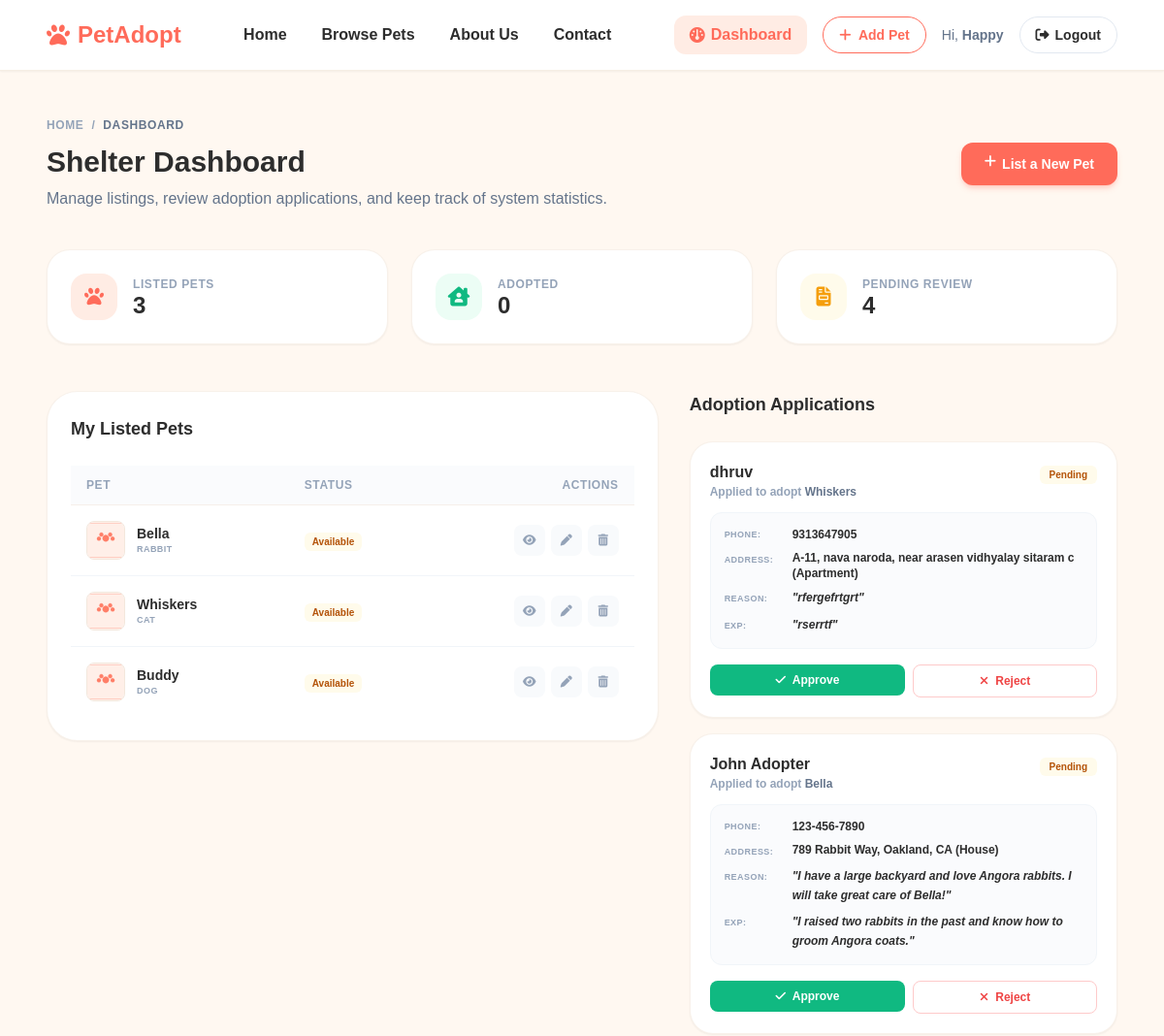
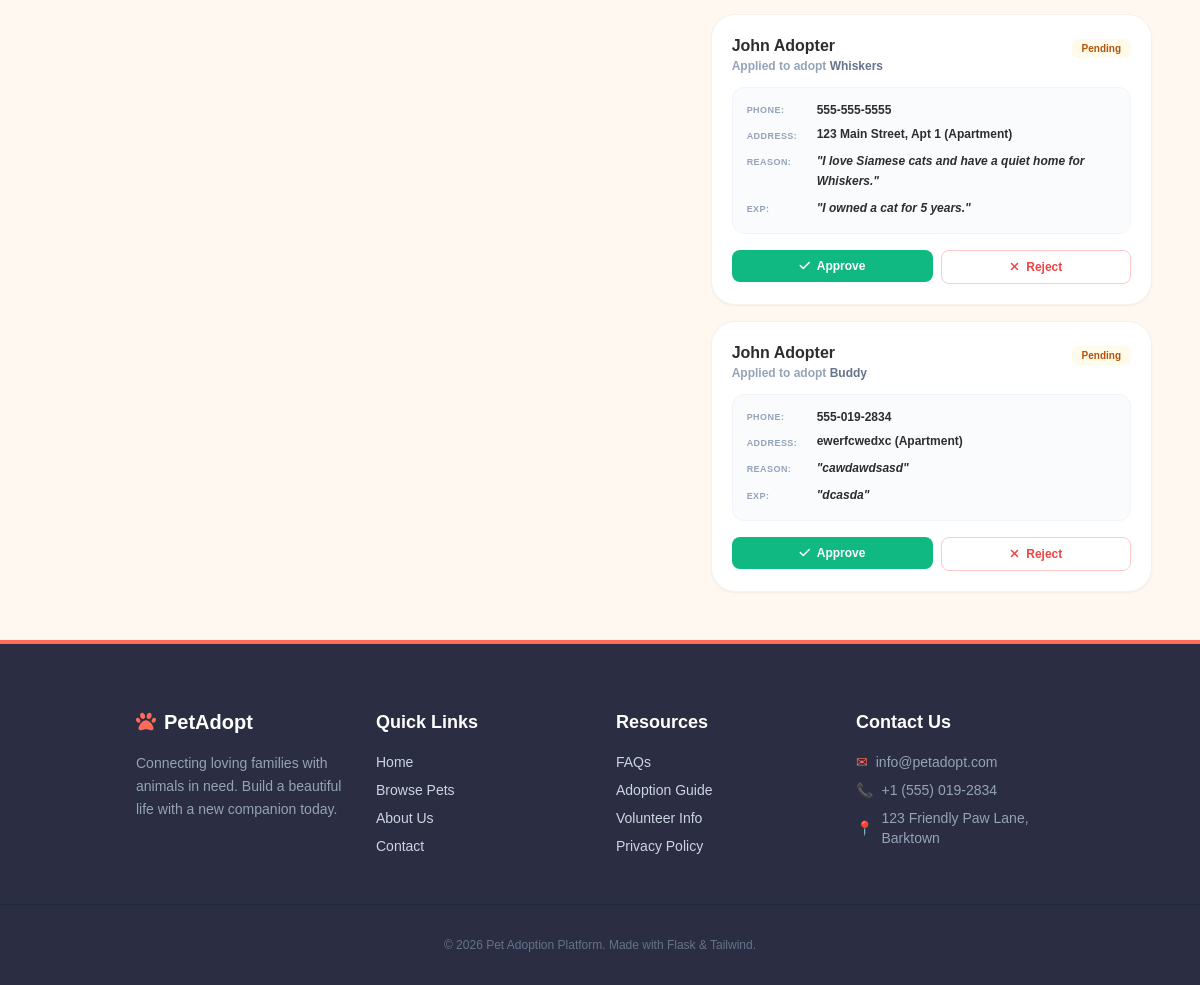
Before: /dashboard (signed in) with the older database file (2 pictures, top to bottom).
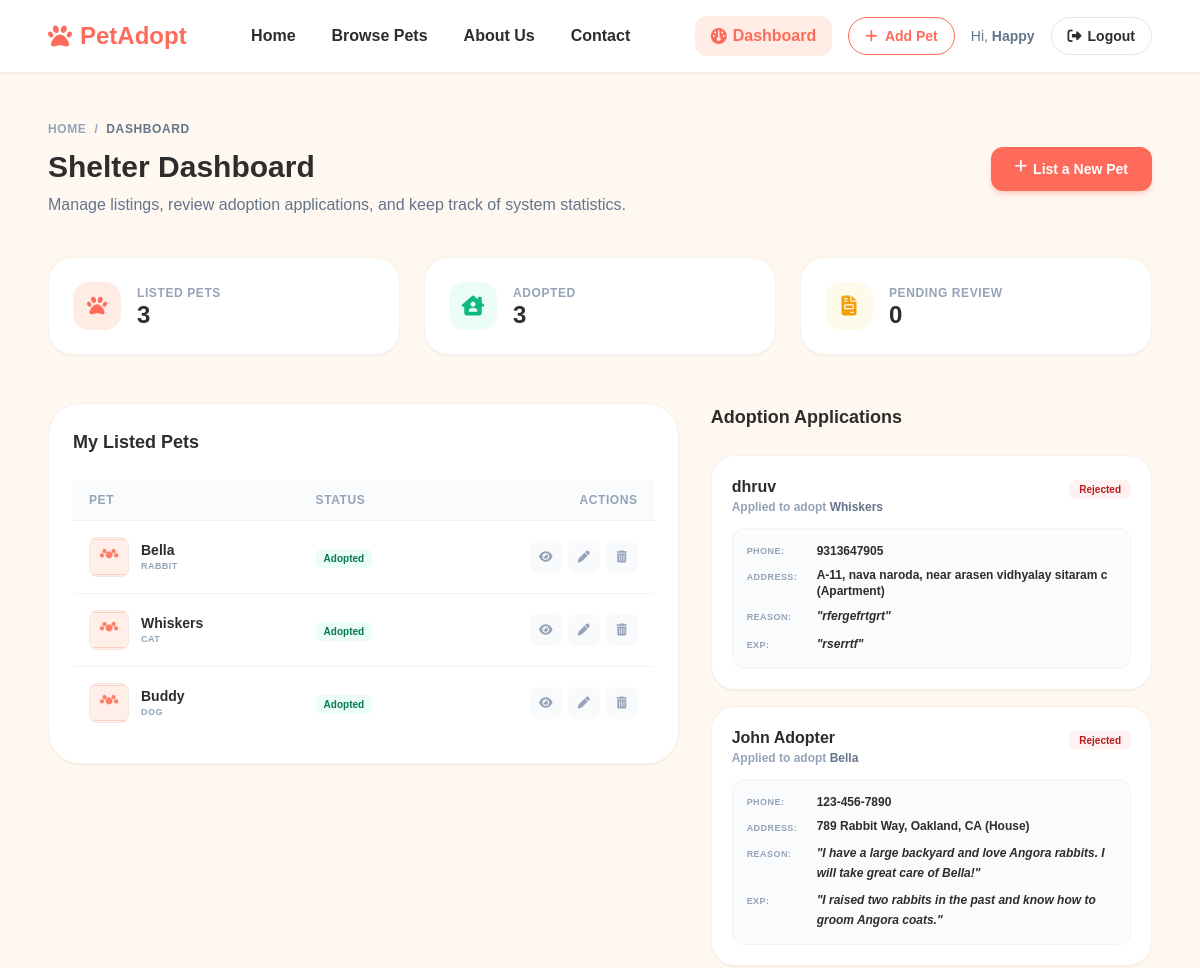
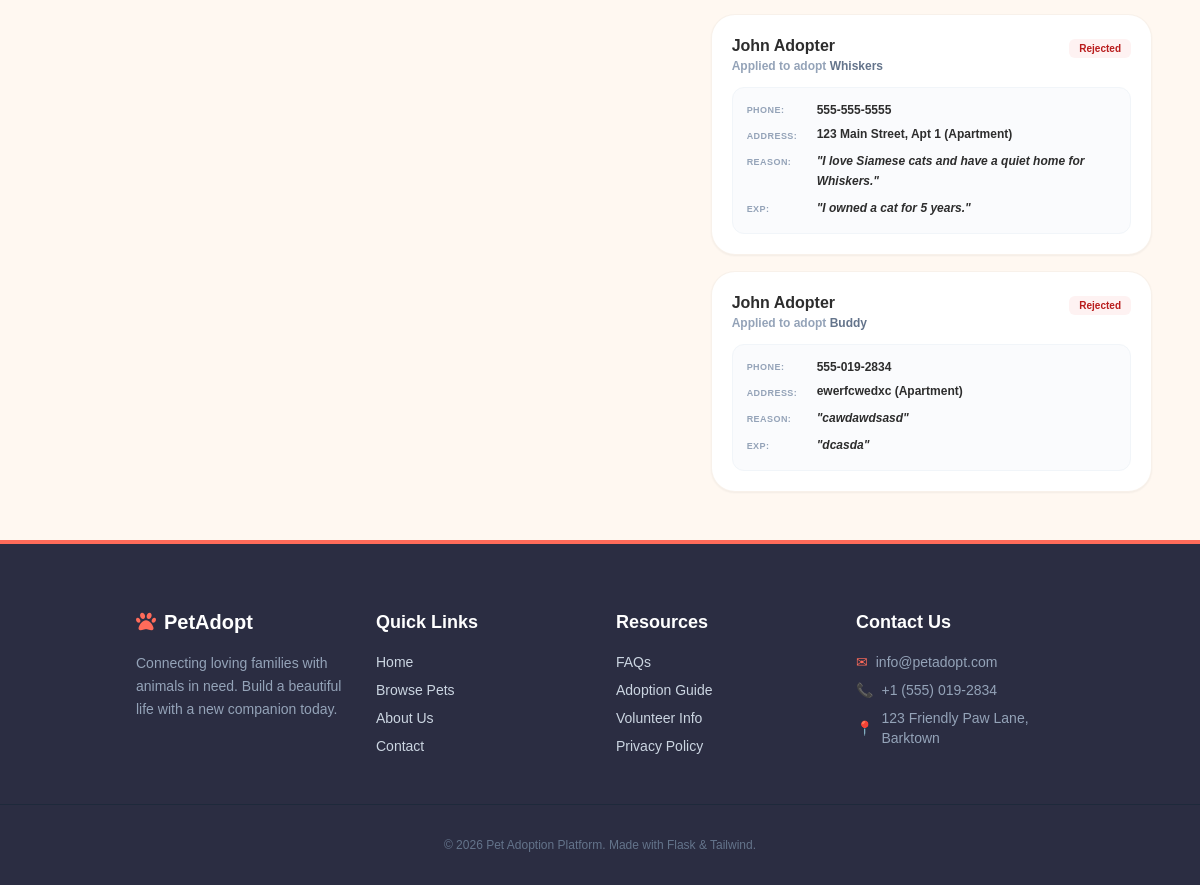
After: the same page with the newer database file (2 pictures, top to bottom).
### models.py (models this page shows, shortened)
class Pet(db.Model):
    __tablename__ = 'pets'
    id = db.Column(db.Integer, primary_key=True)
    name = db.Column(db.String(100), nullable=False)
    species = db.Column(db.String(50), nullable=False)  # Dog, Cat, Rabbit, Bird, Other
    breed = db.Column(db.String(100), nullable=True)
    age = db.Column(db.Integer, nullable=True)
    gender = db.Column(db.String(20), nullable=False)  # Male, Female
    size = db.Column(db.String(20), nullable=False)  # Small, Medium, Large
    color = db.Column(db.String(50), nullable=True)
    description = db.Column(db.Text, nullable=True)
    photo = db.Column(db.String(255), nullable=True, default='default_pet.png')
    location = db.Column(db.String(100), nullable=False)
    vaccinated = db.Column(db.Boolean, default=False)
    is_adopted = db.Column(db.Boolean, default=False)
    shelter_id = db.Column(db.Integer, db.ForeignKey('users.id'), nullable=False)
    created_at = db.Column(db.DateTime, default=datetime.utcnow)
    applications = db.relationship('AdoptionApplication', backref='pet', lazy=True, cascade="all, delete-orphan")

class AdoptionApplication(db.Model):
    __tablename__ = 'adoption_applications'
    id = db.Column(db.Integer, primary_key=True)
    pet_id = db.Column(db.Integer, db.ForeignKey('pets.id'), nullable=False)
    applicant_id = db.Column(db.Integer, db.ForeignKey('users.id'), nullable=False)
    full_name = db.Column(db.String(100), nullable=False)
    phone = db.Column(db.String(20), nullable=False)
    address = db.Column(db.String(255), nullable=False)
    home_type = db.Column(db.String(50), nullable=False)  # Apartment, House, Farmhouse, Other
    reason = db.Column(db.Text, nullable=False)
    previous_pet_experience = db.Column(db.Text, nullable=True)
    status = db.Column(db.String(20), nullable=False, default='pending')  # pending, approved, rejected
    applied_at = db.Column(db.DateTime, default=datetime.utcnow)

### admin_routes.py (the view, shortened to what this page needs)
@admin_bp.route('/dashboard')
@login_required
def dashboard():
    if current_user.role == 'adopter':
        return redirect(url_for('adoptions.my_applications'))
    elif current_user.role == 'shelter':
        pets = Pet.query.filter_by(shelter_id=current_user.id).order_by(Pet.created_at.desc()).all()
        applications = AdoptionApplication.query.join(Pet).filter(
            Pet.shelter_id == current_user.id
        ).order_by(AdoptionApplication.applied_at.desc()).all()
        total_pets = len(pets)
        adopted_pets = sum(1 for p in pets if p.is_adopted)
        pending_apps = sum(1 for a in applications if a.status == 'pending')
        return render_template('admin/dashboard.html',
                               role='shelter',
                               pets=pets,
                               applications=applications,
                               total_pets=total_pets,
                               adopted_pets=adopted_pets,
                               pending_apps=pending_apps)
    else:
        abort(403)

### templates/admin/dashboard.html (shortened to what the changed rows need)
{% extends 'base.html' %}
{% block content %}
<div class="container mx-auto max-w-7xl px-6 md:px-12 py-12 text-left">
    <div class="mb-10 flex flex-col md:flex-row md:items-center justify-between gap-6 animate-fade-in-up">
        <div>
            <h1 class="text-3xl font-black text-dark mb-2">{% if role == 'admin' %}Administrator{% else %}Shelter{% endif %} Dashboard</h1>
        </div>
    </div>
    {% if role == 'shelter' %}
        <div class="grid grid-cols-1 sm:grid-cols-3 gap-6 mb-12 animate-fade-in-up" style="animation-delay: 100ms;">
            <div class="bg-white border border-border/60 rounded-3xl p-6 shadow-sm flex items-center gap-4">
                <div class="w-12 h-12 bg-primary-light text-primary rounded-2xl flex items-center justify-center text-xl flex-shrink-0">
                    <i class="fa-solid fa-paw"></i>
                </div>
                <div>
                    <span class="block text-xs font-bold text-slate-400 uppercase tracking-wider mb-0.5">Listed Pets</span>
                    <strong class="text-2xl font-black text-dark leading-none block">{{ total_pets }}</strong>
                </div>
            </div>
            <div class="bg-white border border-border/60 rounded-3xl p-6 shadow-sm flex items-center gap-4">
                <div class="w-12 h-12 bg-emerald-50 text-emerald-500 rounded-2xl flex items-center justify-center text-xl flex-shrink-0">
                    <i class="fa-solid fa-house-chimney-user"></i>
                </div>
                <div>
                    <span class="block text-xs font-bold text-slate-400 uppercase tracking-wider mb-0.5">Adopted</span>
                    <strong class="text-2xl font-black text-dark leading-none block">{{ adopted_pets }}</strong>
                </div>
            </div>
            <div class="bg-white border border-border/60 rounded-3xl p-6 shadow-sm flex items-center gap-4">
                <div class="w-12 h-12 bg-amber-50 text-amber-500 rounded-2xl flex items-center justify-center text-xl flex-shrink-0">
                    <i class="fa-solid fa-file-invoice"></i>
                </div>
                <div>
                    <span class="block text-xs font-bold text-slate-400 uppercase tracking-wider mb-0.5">Pending Review</span>
                    <strong class="text-2xl font-black text-dark leading-none block">{{ pending_apps }}</strong>
                </div>
            </div>
        </div>
        <div class="grid grid-cols-1 lg:grid-cols-12 gap-8 items-start animate-fade-in-up" style="animation-delay: 200ms;">
            <div class="lg:col-span-7 bg-white border border-border/60 rounded-[32px] p-6 shadow-sm">
                <div class="flex justify-between items-center mb-6">
                    <h2 class="text-lg font-black text-dark">My Listed Pets</h2>
                </div>
                {% if pets %}
                    <div class="overflow-x-auto">
                        <table class="w-full text-left border-collapse">
                            <thead>
                                <tr class="bg-slate-50/70 border-b border-border/60">
                                    <th class="py-3 px-4 text-xs font-bold text-slate-400 uppercase tracking-wider">Pet</th>
                                    <th class="py-3 px-4 text-xs font-bold text-slate-400 uppercase tracking-wider">Status</th>
                                    <th class="py-3 px-4 text-xs font-bold text-slate-400 uppercase tracking-wider text-right">Actions</th>
                                </tr>
                            </thead>
                            <tbody class="divide-y divide-slate-100">
                                {% for pet in pets %}
                                    <tr class="hover:bg-slate-50/30 transition-colors">
                                        <td class="py-4 px-4">
                                            <div class="flex items-center gap-3">
                                                <div class="w-10 h-10 rounded-lg overflow-hidden border border-border flex-shrink-0 bg-slate-50">
                                                    {% if pet.photo %}
                                                        <img src="{{ url_for('static', filename='uploads/pet_photos/' + pet.photo) }}" alt="{{ pet.name }}" class="w-full h-full object-cover">
                                                    {% else %}
                                                        <img src="{{ url_for('static', filename='uploads/pet_photos/default_pet.png') }}" alt="{{ pet.name }}" class="w-full h-full object-cover">
                                                    {% endif %}
                                                </div>
                                                <div>
                                                    <h4 class="text-sm font-black text-dark">{{ pet.name }}</h4>
                                                    <p class="text-[9px] text-slate-400 font-bold uppercase tracking-wider">{{ pet.species }}</p>
                                                </div>
                                            </div>
                                        </td>
                                        <td class="py-4 px-4">
                                            {% if pet.is_adopted %}
                                                <span class="inline-flex items-center text-[10px] font-bold px-2 py-0.5 bg-emerald-50 text-emerald-700 rounded-md">Adopted</span>
                                            {% else %}
                                                <span class="inline-flex items-center text-[10px] font-bold px-2 py-0.5 bg-amber-50 text-amber-700 rounded-md">Available</span>
                                            {% endif %}
                                        </td>
                                        <td class="py-4 px-4 text-right">
                                            <div class="flex justify-end items-center gap-1.5">
                                                <a
                                                  href="{{ url_for('pets.pet_detail', pet_id=pet.id) }}"
                                                  class="w-8 h-8 rounded-lg bg-slate-50 text-slate-400 hover:text-primary hover:bg-primary-light flex items-center justify-center transition-colors"
                                                  title="View details"
                                                >
                                                    <i class="fa-solid fa-eye text-xs"></i>
                                                </a>
                                                <a
                                                  href="{{ url_for('pets.edit_pet', pet_id=pet.id) }}"
                                                  class="w-8 h-8 rounded-lg bg-slate-50 text-slate-400 hover:text-emerald-500 hover:bg-emerald-50 flex items-center justify-center transition-colors"
                                                  title="Edit pet"
                                                >
                                                    <i class="fa-solid fa-pen text-xs"></i>
                                                </a>
                                                <form
                                                  action="{{ url_for('pets.delete_pet', pet_id=pet.id) }}"
                                                  method="POST"
                                                  class="inline-block"
                                                  onsubmit="return confirm('Are you sure you want to delete {{ pet.name }}?');"
                                                >
                                                    <button
                                                      type="submit"
                                                      class="w-8 h-8 rounded-lg bg-slate-50 text-slate-400 hover:text-red-500 hover:bg-red-50 flex items-center justify-center transition-colors"
                                                      title="Delete pet"
                                                    >
                                                        <i class="fa-solid fa-trash-can text-xs"></i>
                                                    </button>
                                                </form>
                                            </div>
                                        </td>
                                    </tr>
                                {% endfor %}
                            </tbody>
                        </table>
                    </div>
                {% endif %}
            </div>
            <div class="lg:col-span-5 flex flex-col gap-6">
                <h2 class="text-lg font-black text-dark">Adoption Applications</h2>
                {% if applications %}
                    <div class="space-y-4">
                        {% for app in applications %}
                            <div class="bg-white border border-border/60 rounded-[24px] p-5 shadow-sm flex flex-col gap-3">
                                <div class="flex justify-between items-start">
                                    <div>
                                        <h4 class="text-base font-black text-dark leading-snug">{{ app.full_name }}</h4>
                                        <p class="text-xs text-slate-400 font-semibold leading-normal">
                                            Applied to adopt <strong class="text-slate-500 font-bold">{{ app.pet.name }}</strong>
                                        </p>
                                    </div>
                                    <div>
                                        {% if app.status == 'pending' %}
                                            <span class="inline-flex text-[10px] font-bold px-2.5 py-0.5 bg-amber-50 text-amber-700 rounded-md">Pending</span>
                                        {% elif app.status == 'approved' %}
                                            <span class="inline-flex text-[10px] font-bold px-2.5 py-0.5 bg-emerald-50 text-emerald-700 rounded-md">Approved</span>
                                        {% else %}
                                            <span class="inline-flex text-[10px] font-bold px-2.5 py-0.5 bg-red-50 text-red-700 rounded-md">Rejected</span>
                                        {% endif %}
                                    </div>
                                </div>
                                <div class="bg-slate-50/70 p-3.5 rounded-xl text-xs space-y-2 text-slate-500 font-semibold border border-slate-100">
                                    <p class="flex items-center gap-1.5"><span class="text-slate-400 font-bold uppercase text-[9px] tracking-wider w-16 flex-shrink-0">Phone:</span> <span class="text-dark">{{ app.phone }}</span></p>
                                    <p class="flex items-start gap-1.5"><span class="text-slate-400 font-bold uppercase text-[9px] tracking-wider w-16 flex-shrink-0 mt-0.5">Address:</span> <span class="text-dark">{{ app.address }} ({{ app.home_type }})</span></p>
                                    <p class="flex items-start gap-1.5"><span class="text-slate-400 font-bold uppercase text-[9px] tracking-wider w-16 flex-shrink-0 mt-0.5">Reason:</span> <span class="text-dark leading-relaxed italic">"{{ app.reason }}"</span></p>
                                    {% if app.previous_pet_experience %}
                                        <p class="flex items-start gap-1.5"><span class="text-slate-400 font-bold uppercase text-[9px] tracking-wider w-16 flex-shrink-0 mt-0.5">Exp:</span> <span class="text-dark leading-relaxed italic">"{{ app.previous_pet_experience }}"</span></p>
                                    {% endif %}
                                </div>
                                {% if app.status == 'pending' and not app.pet.is_adopted %}
                                    <div class="flex gap-2 pt-1">
                                        <form action="{{ url_for('admin.approve_application', application_id=app.id) }}" method="POST" class="flex-grow">
                                            <button type="submit" class="w-full py-2 bg-emerald-500 hover:bg-emerald-600 text-white font-bold rounded-lg text-xs transition-colors cursor-pointer">
                                                <i class="fa-solid fa-check mr-1"></i> Approve
                                            </button>
                                        </form>
                                        <form action="{{ url_for('admin.reject_application', application_id=app.id) }}" method="POST" class="flex-grow">
                                            <button type="submit" class="w-full py-2 border border-red-200 text-red-500 hover:bg-red-50 font-bold rounded-lg text-xs transition-colors cursor-pointer">
                                                <i class="fa-solid fa-xmark mr-1"></i> Reject
                                            </button>
                                        </form>
                                    </div>
                                {% endif %}
                            </div>
                        {% endfor %}
                    </div>
                {% else %}
                    <div class="py-12 bg-white border border-border/60 rounded-[24px] text-center shadow-sm">
                        <i class="fa-solid fa-file-invoice text-3xl text-slate-300 mb-2 block"></i>
                        <p class="text-sm text-slate-400 font-semibold mb-0">No adoption applications received yet.</p>
                    </div>
                {% endif %}
            </div>
        </div>
    {% endif %}
</div>
{% endblock %}

Changed rows visible on the page:
changed Pet "Bella": is_adopted "Available" → "Adopted"
changed Pet "Whiskers": is_adopted "Available" → "Adopted"
changed Pet "Buddy": is_adopted "Available" → "Adopted"
changed AdoptionApplication "dhruv": status "Pending Approve Reject" → "Rejected"
changed AdoptionApplication "789 Rabbit Way, Oakland, CA": status "Pending Approve Reject" → "Rejected"
changed AdoptionApplication "123 Main Street, Apt 1": status "Pending Approve Reject" → "Rejected"
changed AdoptionApplication "ewerfcwedxc": status "Pending Approve Reject" → "Rejected"
Other visible differences:
{{ adopted_pets }}: "0" → "3"
{{ pending_apps }}: "4" → "0"
